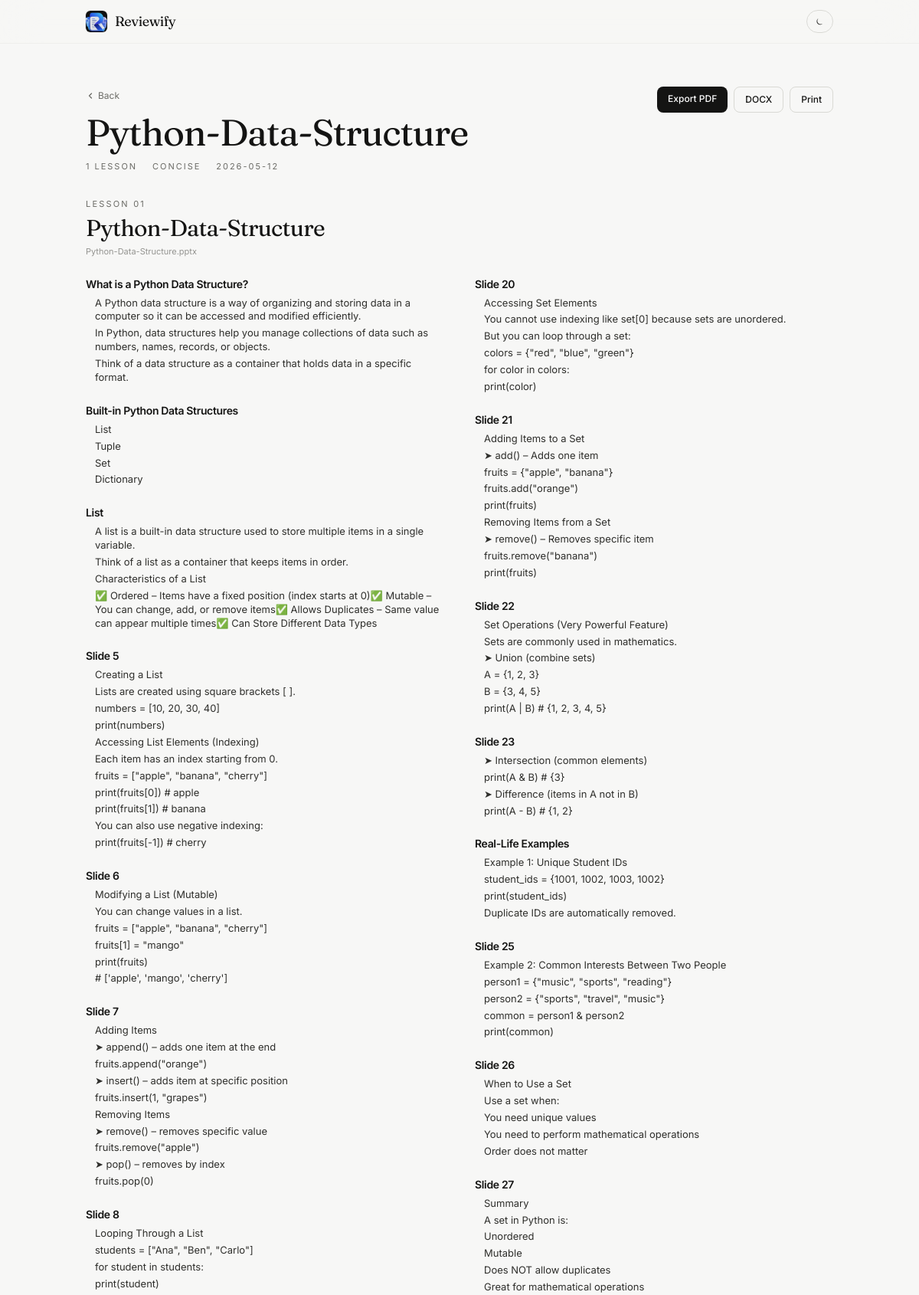
Screenshot of /reviewer/69651359644647bdb55e02321cee30b0 (upper part) with the database file from the repository.
### tables this page shows
CREATE TABLE reviewers (
                id TEXT PRIMARY KEY,
                title TEXT NOT NULL,
                source_filename TEXT NOT NULL,
                created_at TEXT NOT NULL,
                mode TEXT NOT NULL DEFAULT 'concise',
                content_json TEXT NOT NULL
            );

### app.py (the view)
@app.route("/reviewer/<rid>")
def reviewer(rid):
    with db() as conn:
        row = conn.execute("SELECT * FROM reviewers WHERE id=?", (rid,)).fetchone()
    if not row:
        abort(404)
    payload = json.loads(row["content_json"])
    if isinstance(payload, list):
        lessons = [{"title": row["title"], "source": row["source_filename"],
                    "sections": payload}]
    else:
        lessons = payload.get("lessons", [])
    return render_template("reviewer.html", r=row, lessons=lessons)

### app.py (called while the page is built)
def db():
    conn = sqlite3.connect(DB_PATH)
    conn.row_factory = sqlite3.Row
    return conn

### templates/reviewer.html (shortened to what this page needs)
{% extends "base.html" %}
{% block content %}
<div class="flex items-start justify-between mb-8 print:hidden flex-wrap gap-4">
  <div>
    <a href="{{ url_for('index') }}" class="text-xs text-ink-500 hover:text-ink-900 dark:hover:text-white transition inline-flex items-center gap-1">
      <svg width="12" height="12" viewBox="0 0 24 24" fill="none" stroke="currentColor" stroke-width="2.5" stroke-linecap="round" stroke-linejoin="round"><path d="m15 18-6-6 6-6"/></svg>
      Back
    </a>
    <h1 class="font-display text-4xl md:text-5xl tracking-tight mt-3 max-w-2xl">{{ r['title'] }}</h1>
    <div class="text-[11px] uppercase tracking-[0.18em] text-ink-500 mt-3 flex items-center gap-2 flex-wrap">
      <span>{{ lessons|length }} lesson{{ '' if lessons|length == 1 else 's' }}</span>
      <span class="w-1 h-1 rounded-full bg-ink-300"></span>
      <span>{{ r['mode'] }}</span>
      <span class="w-1 h-1 rounded-full bg-ink-300"></span>
      <span>{{ r['created_at'][:10] }}</span>
    </div>
  </div>
  <div class="flex gap-2">
    <a href="{{ url_for('export', rid=r['id'], fmt='pdf') }}" class="px-3.5 py-2 rounded-lg bg-ink-900 text-white dark:bg-white dark:text-ink-900 text-xs font-medium hover:opacity-90 transition">Export PDF</a>
    <a href="{{ url_for('export', rid=r['id'], fmt='docx') }}" class="px-3.5 py-2 rounded-lg border border-ink-200 dark:border-white/10 text-xs font-medium hover:bg-white dark:hover:bg-white/5 transition">DOCX</a>
    <button onclick="window.print()" class="px-3.5 py-2 rounded-lg border border-ink-200 dark:border-white/10 text-xs font-medium hover:bg-white dark:hover:bg-white/5 transition">Print</button>
  </div>
</div>
{% for lesson in lessons %}
  <section id="lesson-{{ loop.index }}" class="mb-14 {% if not loop.first %}pt-10 border-t border-ink-100 dark:border-white/10{% endif %}">
    <header class="mb-6 print:mb-3">
      <div class="text-[11px] uppercase tracking-[0.2em] text-ink-500">Lesson {{ '%02d' % loop.index }}</div>
      <h2 class="font-display text-3xl tracking-tight mt-1.5">{{ lesson.title }}</h2>
      <div class="text-[11px] text-ink-500/70 mt-1">{{ lesson.source }}</div>
    </header>
    <article class="reviewer columns-1 md:columns-2 gap-10">
      {% for s in lesson.sections %}
        <section class="break-inside-avoid mb-6">
          <h3 class="font-semibold text-ink-900 dark:text-ink-50 text-sm mb-1.5 tracking-tight">{{ s.heading }}</h3>
          {% if s.bullets %}
            <ul class="space-y-1 text-[13px] text-ink-700 dark:text-ink-200/80">
              {% for b in s.bullets %}
                <li class="pl-3 relative leading-snug before:content-[''] before:absolute before:left-0 before:top-[0.55em] before:w-1 before:h-1 before:rounded-full before:bg-ink-300">{{ b }}</li>
              {% endfor %}
            </ul>
          {% endif %}
        </section>
      {% endfor %}
    </article>
  </section>
{% endfor %}
{% endblock %}

### static/css/style.css (style rules this page uses)
html { -webkit-font-smoothing: antialiased; text-rendering: optimizeLegibility; }
body { font-feature-settings: "ss01", "cv11"; }

### rows the page displays
reviewers: title "Python-Data-Structure", mode "CONCISE", created_at "2026-05-12", index "01", source "Python-Data-Structure.pptx", heading "What is a Python Data Structure?" "Built-in Python Data Structures" "List" "Slide 5" "Slide 6" "Slide 7" "Slide 8" "Slide 20" "Slide 21" "Slide 22" "Slide 23" "Real-Life Examples" "Slide 25" "Slide 26" "Slide 27", bullets "A Python data structure is a way of organizing and storing data in a computer so it can be accessed and modified efficiently." "In Python, data structures help you manage collections of data such as numbers, names, records, or objects." "Think of a data structure as a container that holds data in a specific format." "List" "Tuple" "Set" "Dictionary" "A list is a built-in data structure used to store multiple items in a single variable." "Think of a list as a container that keeps items in order." "Characteristics of a List" "✅ Ordered – Items have a fixed position (index starts at 0)✅ Mutable – You can change, add, or remove items✅ Allows Duplicates – Same value can appear multiple times✅ Can Store Different Data Types" "Creating a List" "Lists are created using square brackets [ ]." "numbers = [10, 20, 30, 40]" "print(numbers)" "Accessing List Elements (Indexing)" "Each item has an index starting from 0." "fruits = [\"apple\", \"banana\", \"cherry\"]" "print(fruits[0]) # apple" "print(fruits[1]) # banana" "You can also use negative indexing:" "print(fruits[-1]) # cherry" "Modifying a List (Mutable)" "You can change values in a list." "fruits = [\"apple\", \"banana\", \"cherry\"]" "fruits[1] = \"mango\"" "print(fruits)" "# ['apple', 'mango', 'cherry']" "Adding Items" "➤ append() – adds one item at the end" "fruits.append(\"orange\")" "➤ insert() – adds item at specific position" "fruits.insert(1, \"grapes\")" "Removing Items" "➤ remove() – removes specific value" "fruits.remove(\"apple\")" "➤ pop() – removes by index" "fruits.pop(0)" "Looping Through a List" "students = [\"Ana\", \"Ben\", \"Carlo\"]" "for student in students:" "print(student)" "Accessing Set Elements" "You cannot use indexing like set[0] because sets are unordered." "But you can loop through a set:" "colors = {\"red\", \"blue\", \"green\"}" "for color in colors:" "print(color)" "Adding Items to a Set" "➤ add() – Adds one item" "fruits = {\"apple\", \"banana\"}" "fruits.add(\"orange\")" "print(fruits)" "Removing Items from a Set" "➤ remove() – Removes specific item" "fruits.remove(\"banana\")" "print(fruits)" "Set Operations (Very Powerful Feature)" "Sets are commonly used in mathematics." "➤ Union (combine sets)" "A = {1, 2, 3}" "B = {3, 4, 5}" "print(A | B) # {1, 2, 3, 4, 5}" "➤ Intersection (common elements)" "print(A & B) # {3}" "➤ Difference (items in A not in B)" "print(A - B) # {1, 2}" "Example 1: Unique Student IDs" "student_ids = {1001, 1002, 1003, 1002}" "print(student_ids)" "Duplicate IDs are automatically removed." "Example 2: Common Interests Between Two People" "person1 = {\"music\", \"sports\", \"reading\"}" "person2 = {\"sports\", \"travel\", \"music\"}" "common = person1 & person2" "print(common)" "When to Use a Set" "Use a set when:" "You need unique values" "You need to perform mathematical operations" "Order does not matter" "Summary" "A set in Python is:" "Unordered" "Mutable" "Does NOT allow duplicates" "Great for mathematical operations"

### other values shown
{{ lessons|length }} "1"
